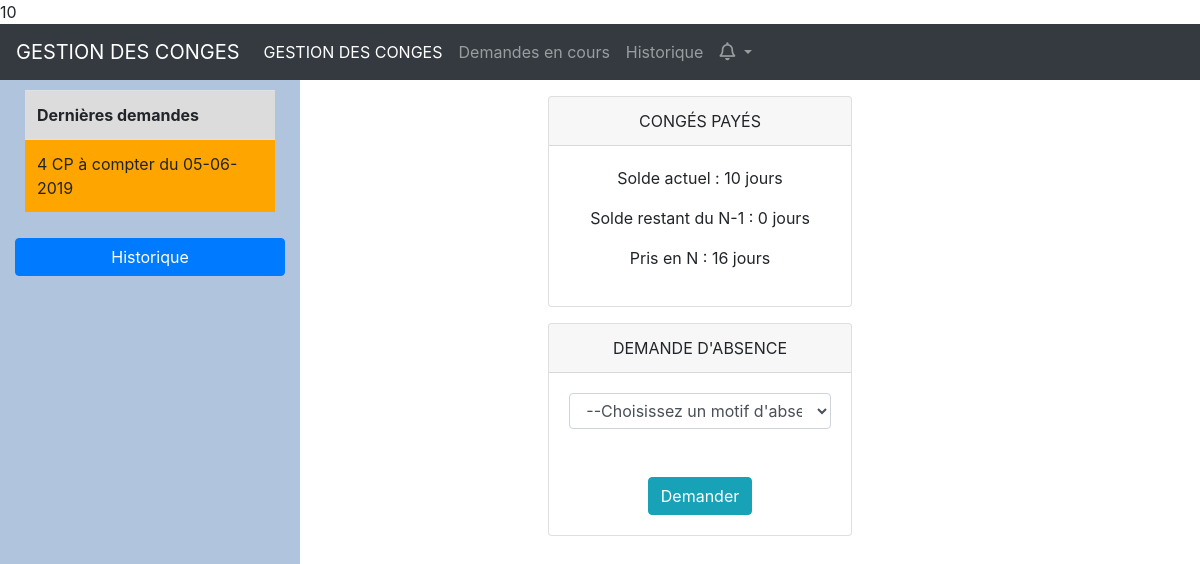
The app's page /View/Salarie/pageSalarieNonCadre.php (signed in), older data.
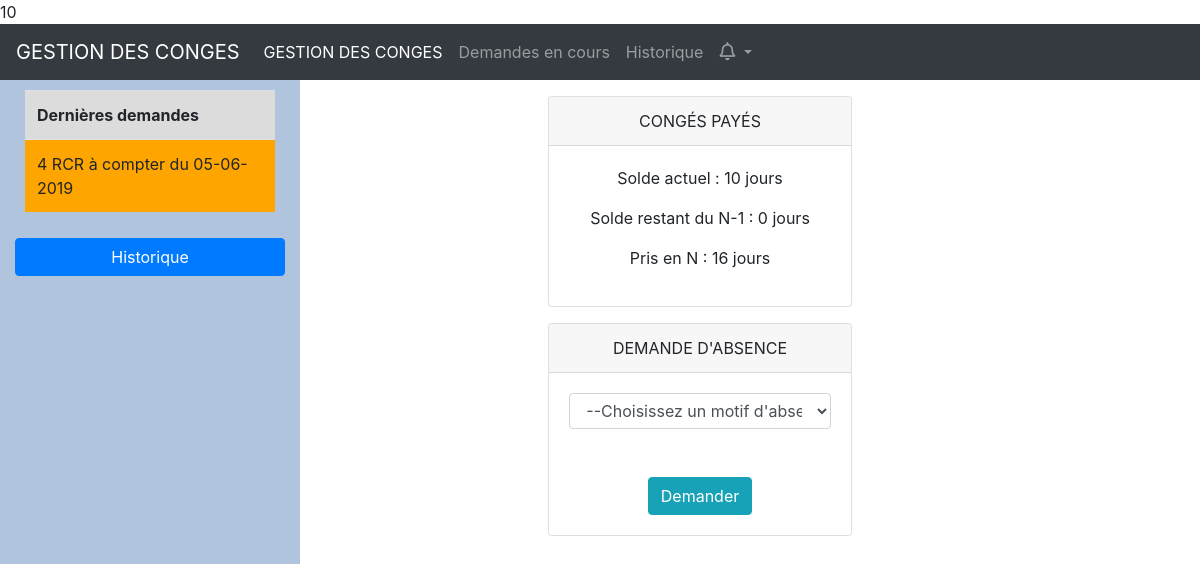
The same page, newer data.
### tables this page shows
CREATE TABLE IF NOT EXISTS `demande` (
  `iddemande` int(11) NOT NULL AUTO_INCREMENT,
  `idtype` int(11) NOT NULL,
  `idsalaries` int(11) NOT NULL,
  `idRespHier` int(11) NOT NULL,
  `Date_deb` date NOT NULL,
  `demiJournee` int(11) DEFAULT NULL,
  `NbEngage` int(11) NOT NULL,
  `Prevalide` tinyint(1) NOT NULL DEFAULT '0',
  `Valide` tinyint(1) NOT NULL DEFAULT '0',
  `MotifRefus` text,
  `idjustif` int(11) DEFAULT NULL,
  `viewByManager` tinyint(1) NOT NULL DEFAULT '0',
  `viewByRH` tinyint(1) NOT NULL DEFAULT '0',
  `viewByEmployee` tinyint(1) NOT NULL DEFAULT '0',
  PRIMARY KEY (`iddemande`)
);

CREATE TABLE IF NOT EXISTS `typedemande` (
  `idtype` int(11) NOT NULL AUTO_INCREMENT,
  `Nom` text NOT NULL,
  `Descriptif` text NOT NULL,
  PRIMARY KEY (`idtype`)
);

### View/Salarie/pageSalarieNonCadre.php (the view, shortened to what this page needs)
<!DOCTYPE html>
<html>
<head>
	<link rel="stylesheet" href="https://maxcdn.bootstrapcdn.com/bootstrap/4.3.1/css/bootstrap.min.css">
	<link href="https://use.fontawesome.com/releases/v5.0.4/css/all.css" rel="stylesheet">
	<link rel="stylesheet" href="pageSalarieNonCadre.css" />
</head>
<body>
<?php
$db = mysqli_connect('localhost','root','','andrice') or die('Erreur connexion');
$log= $_SESSION['login'];
$stmt = $db->prepare("SELECT `SOLDECPN-1`,`PRISCPN`,`SOLDECPN` FROM solde JOIN salarie ON solde.idsalaries=salarie.idsalaries WHERE login=?");
$stmt->bind_param("s", $log);
$stmt->execute();
$stmt->bind_result($soldeCpnm1,$prisCpn,$soldeCpn);
echo $soldeCpn;
$query2= "SELECT idsalaries FROM salarie WHERE login = '".$log."'";
$result2 = mysqli_query($db, $query2);
$row2 = mysqli_fetch_array($result2);
if($row2['idsalaries'] != NULL){
	$idsalarie = $row2['idsalaries'];
} else {
	echo "Le champ 'idsalaries' n'est pas renseigné dans la BDD.";
}
$query = "SELECT DATE_FORMAT(Date_deb, '%d-%m-%Y') as Date_deb, NbEngage , typedemande.Nom as Type, Valide, MotifRefus FROM demande JOIN typedemande on demande.idtype = typedemande.idtype WHERE demande.idsalaries = ".$idsalarie." ORDER BY Date_deb DESC LIMIT 10";
$result = mysqli_query($db, $query);
?>
<nav class="navbar navbar-expand-lg navbar-dark bg-dark sticky-top">
	<a class="navbar-brand" href="#">GESTION DES CONGES</a>
	<div class="collapse navbar-collapse" id="navbarNavAltMarkup">
		<div class="navbar-nav">
			<li class="nav-item">
				<a class="nav-item nav-link active" href="pageSalarieNonCadre.php">GESTION DES CONGES <span class="sr-only">(current)</span></a>
			</li>
			<li class="nav-item">
				<a class="nav-item nav-link" href="demandes.php">Demandes en cours</a>
			</li>
			<li class="nav-item">
				<a class="nav-item nav-link" href="historique.php">Historique</a>
			</li>
			<li class="nav-item dropdown navbar-right">
				<a class="nav-link dropdown-toggle" href="#" id="navbarDropdownMenuLink" data-toggle="dropdown" aria-haspopup="true" aria-expanded="false">
					<span class="far fa-bell" style="font-size:18px;"></span>
				</a>
			</li>
		</div>
	</div>
</nav>
<div class="sidenav" style="height:100%;width:300px;position: fixed;background-color:lightsteelblue;">
	<div class="container-fluid">
		<table class="table table-striped table-hover table-responsive" style="padding:10px;">
			<tr style="background-color:gainsboro;">
				<th>Dernières demandes</th>
			</tr>
			<?php
				while ($row = mysqli_fetch_array($result)){
					$date_deb = new DateTime($row['Date_deb']);
					if($row['MotifRefus'] != NULL){
						$status = 'Refusée';
					}else{
						$status = $row['Valide']? 'Validée' : 'En attente';
					}
			?>
			<?php if($status == 'Refusée') {?><tr style="background-color:red;">
			<?php }elseif ($status =='Validée'){ ?><tr style="background-color:lime;">
			<?php }elseif ($status =='En attente'){ ?><tr style="background-color:orange;"> <?php }?>
				<td><?php echo $row['NbEngage']." ".$row['Type']." à compter du ".$date_deb->format('d-m-Y');?></td>
			</tr>
			<?php
				}
			?>
		</table>
		<a href="HistoriquePourEmploye.php" class="btn btn-primary btn-block">Historique</a>
	</div>
</div>
<div class="offset-lg-4 col-lg-8">
	<div class="row mt-3">
		<div class="col-md-8 col-lg-5 offset-lg-2">
			<div class="card text-center">
				<div class="card-header" >CONG&EacuteS PAY&EacuteS</div>
				<div class="card-body">
					<p >Solde actuel : <?php echo $soldeCpn;?> jours</p>
					<p >Solde restant du N-1 : <?php echo $soldeCpnm1;?> jours</p>
					<p >Pris en N : <?php echo $prisCpn;?> jours</p>
				</div>
			</div>
		</div>
	</div>
	<div class="row mt-3">
		<div class="col-md-8 col-lg-5 offset-lg-2">
			<div class="card text-center">
				<div class="card-header">DEMANDE D'ABSENCE</div>
				<div id="demandeAbsence" class="card-body">
					<form id="f"  onsubmit="return false">
						<fieldset>
							<select name="motifAbsence" id="motifAbsence" size="1" class="form-control" onchange="showPopUp()" >
								<option value="" disabled selected>--Choisissez un motif d'absence--</option>
							</select><br><br>
							<input type="submit" class="btn btn-info" value="Demander" onclick="clickMotifAbsence(),document.getElementById('ancre2eChoix').scrollIntoView();"/>
						</fieldset>
					</form>
				</div>
			</div>
		</div>
		<div class="col">
			<div class="position-absolute w-100 p-4  d-flex flex-column align-items-end toast-list">
			</div>
		</div>
	</div>
	<div class="row mt-3" id="ancre2eChoix">
		<div class="col">
			<div class="position-absolute w-100 p-4  d-flex flex-column align-items-end toast-list">
			</div>
		</div>
	</div>
</div>
</body>
</html>

Row changes from the older to the newer data that the page shows:
changed demande: idtype.Nom "CP" → "RCR"
